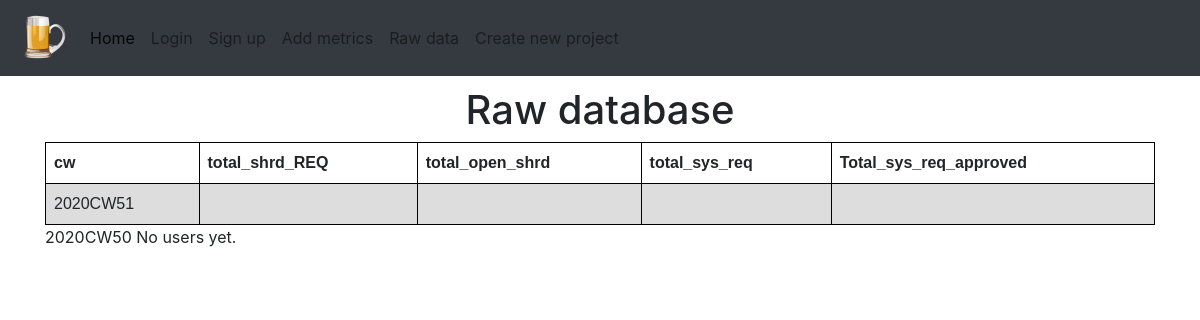
Page /raw on the earlier database version.
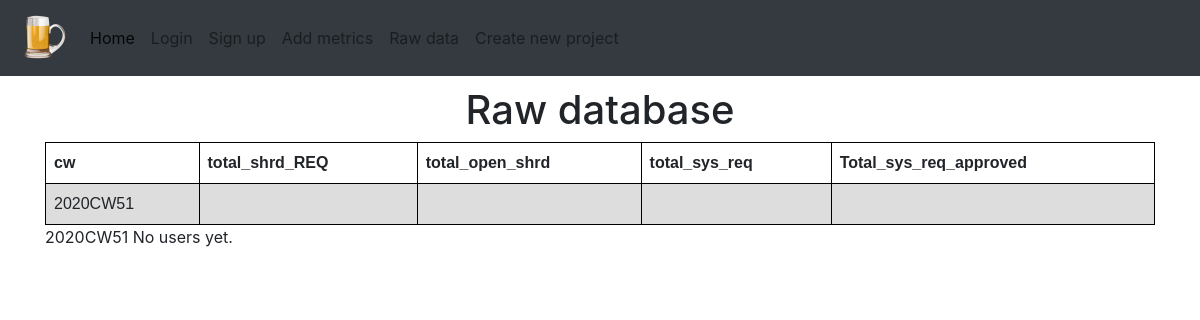
Same page on the later database version.
### spice_status/models/workbook_models.py (models this page shows)
class Workbook(db.Model):
    id = db.Column(db.Integer, primary_key=True)
    cw = db.Column(db.String, default=f'{datetime.now().isocalendar()[0]}CW{datetime.now().isocalendar()[1]}')
    total_client_req = db.Column(db.Integer)
    total_client_req_approved = db.Column(db.Integer)
    @staticmethod
    def all_of_workbooks():
        return Workbook.query.order_by(desc(Workbook.cw))

### spice_status/views/main_views.py (the view)
@bp_main.route('/raw')
def raw():
    return render_template('raw.html', raw_data=Workbook.all_of_workbooks(), users=User.all_of_users())

### spice_status/models/user_models.py (called while the page is built)
    @staticmethod
    def all_of_users():
        return User.query.order_by(desc(User.id))

### spice_status/templates/raw.html (shortened to what this page needs)
{% extends "_base.html" %}
{% block content %}
<article>
    <header>
      <center>  <h1>Raw database</h1> </center>
    </header>
    <section>
        {% if raw_data.count() > 0 %}
        <table>
            <tr>
                <th>cw</th>
                <th>total_shrd_REQ</th>
                <th>total_open_shrd</th>
                <th>total_sys_req</th>
                <th>Total_sys_req_approved</th>
            </tr>
            {% for rd in raw_data %}
            <tr>
                <td>{{ rd.cw }}</td>
                <td>{{ rd.total_shrd_REQ }}</td>
                <td>{{ rd.total_open_shrd }}</td>
                <td>{{ rd.total_sys_req }}</td>
                <td>{{ rd.Total_sys_req_approved }}</td>
            </tr>
        </table>
        {% endfor %}
        {% else %}
        No raw_data yet.
        {% endif %}
        {% if users.count() > 0 %}
        <hr>
        <h3>Users</h3>
        <table>
            <tr>
                <th>id</th>
                <th>username</th>
                <th>email</th>
                <th>password_hash</th>
            </tr>
            {% for user in users %}
            <tr>
                <td>{{ user.id }}</td>
                <td>{{ user.username }}</td>
                <td>{{ user.email }}</td>
                <td>{{ user.password_hash }}</td>
            </tr>
            {% endfor %}
        </table>
        {% else %}
        No users yet.
        {% endif %}
    </section>
</article>
{% endblock %}

### spice_status/templates/_base.html (shortened to what this page needs)
<!doctype html>
<html lang="en">
<head>
    <link rel="stylesheet" href="{{ url_for('static', filename='css/bootstrap.min.css') }}">
    <link rel="stylesheet" href="{{ url_for('static', filename='css/main.css') }}">
</head>
<body>
<nav class="navbar navbar-expand-lg navbar-light bg-dark">
    <a class="navbar-brand" href="{{ url_for('main.home')}}"><img
            src="{{ url_for('static', filename='images/logo.png') }}" width='50' height='50'></a>
    <div class="collapse navbar-collapse" id="navbarSupportedContent">
        <ul class="navbar-nav mr-auto">
            <li class="nav-item active">
                <a class="nav-link" href="{{ url_for('main.home')}}">Home <span class="sr-only">(current)</span></a>
            </li>
            {% if not current_user.is_authenticated %}
            <li class="nav-item">
                <a class="nav-link" href="{{ url_for('auth.login')}}">Login</a>
            </li>
            {% else %}
            <li class="nav-item">
                <a class="nav-link" href="{{ url_for('auth.logout')}}">Logout</a>
            </li>
            {% endif %}
            <li class="nav-item">
                <a class="nav-link" href="{{ url_for('auth.signup')}}">Sign up</a>
            </li>
            <li class="nav-item">
                <a class="nav-link" href="{{ url_for('input.metrics')}}">Add metrics</a>
            </li>
            <li class="nav-item">
                <a class="nav-link" href="{{ url_for('main.raw')}}">Raw data</a>
            </li>
            <li class="nav-item">
                <a class="nav-link" href="{{ url_for('project.define_new_project')}}">Create new project</a>
            </li>
        </ul>
    </div>
</nav>
<div class="container-md">
    {% block content %}
    {% endblock %}
</div>
</body>
</html>

### spice_status/static/css/main.css (style rules this page uses)
.navbar { margin-bottom: 10px; }

### spice_status/templates/_base.html (style rules this page uses)
table { font-family: arial, sans-serif; border-collapse: collapse; width: 100%; }
td, th { border: 1px solid #000000; text-align: left; padding: 8px; }
tr:nth-child(even) { background-color: #dddddd; }

Differences in the rows shown:
changed Workbook (number 1 of 2 on the later page): cw "2020CW50" → "2020CW51"; moves up the list
